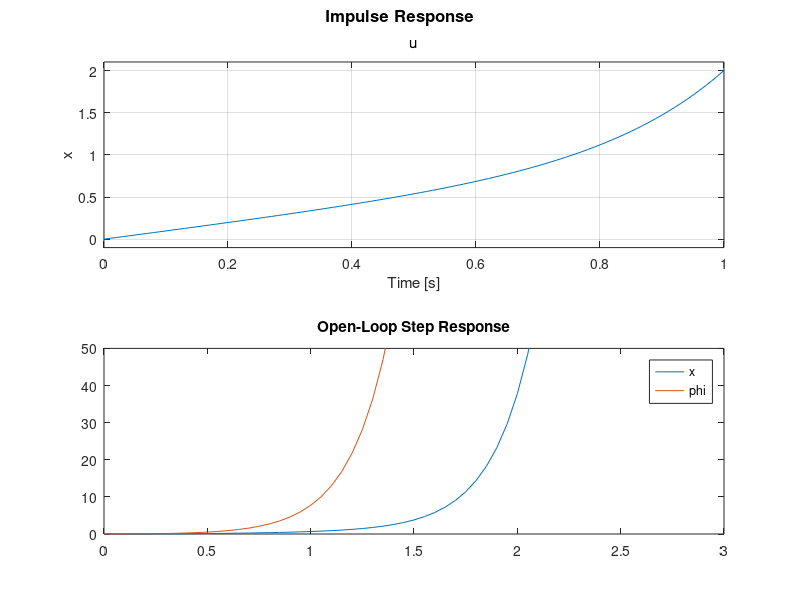

Source code (MATLAB): (Note: this script raises an error after producing the figure.)
%%
close all; clear all; clc;

%% Define Model:

M = 1.0;
m = 0.1;
l = 0.3;
b = 0;
I = 1/3*m*l^2;
g = 9.8;
q = (M+m)*(I+m*l^2)-(m*l)^2;
s = tf('s');

P_cart = (((I+m*l^2)/q)*s^2 - (m*g*l/q))/(s^4 + (b*(I + m*l^2))*s^3/q - ((M + m)*m*g*l)*s^2/q - b*m*g*l*s/q);

P_pend = (m*l*s/q)/(s^3 + (b*(I + m*l^2))*s^2/q - ((M + m)*m*g*l)*s/q - b*m*g*l/q);


sys_tf = [P_cart; P_pend]

inputs = {'u'};
outputs = {'x'; 'phi'};

set(sys_tf,'InputName',inputs)
set(sys_tf,'OutputName',outputs)

sys_tf

%% Open-Loop Impulse Response:
t=0:0.01:1;
impulse(sys_tf,t);
title('Open-Loop Impulse Response')


%% Zeros and Poles of the open loop:

[zeros poles] = zpkdata(P_pend,'v')
[zeros poles] = zpkdata(P_cart,'v')

%% Open loop step response:
t = 0:0.05:10;
u = ones(size(t));
[y,t] = lsim(sys_tf,u,t);
plot(t,y)
title('Open-Loop Step Response')
axis([0 3 0 50])
legend('x','phi')

% System Infos given the step response:
step_info = lsiminfo(y,t);
cart_info = step_info(1)
pend_info = step_info(2)

%% Root locus plot:
rlocus(P_pend)
title('Root Locus of Plant ')
zeros = zero(P_pend)
poles = pole(P_pend)


%% Controller:
% z = [];
% p = [];
% k = 1;
% C = zpk(z,p,k);
Kp = 100;
Ki = 1;
Kd = 30;
C = pid(Kp,Ki,Kd);
T = feedback(P_pend,C);
step(T)

% rlocus(C*P_pend)
Plant = P_pend


%% Impulse response Close Loop Pendulum:
% K = 5.64e4;
T = feedback(P_pend,K*C);
impulse(T)
title('Impulse Disturbance Response of Pendulum Angle under PID Control');



%% Impulse response Close Loop Cart:
C = C*K
P_cart = (((I+m*l^2)/q)*s^2 - (m*g*l/q))/(s^4 + (b*(I + m*l^2))*s^3/q - ((M + m)*m*g*l)*s^2/q - b*m*g*l*s/q);
T2 = feedback(1,P_pend*C)*P_cart;
T2 = minreal(T2);
t = 0:0.01:10;
impulse(T2, t), grid
title({'Response of Cart Position to an Impulse Disturbance';'under Closed-loop Control'});

